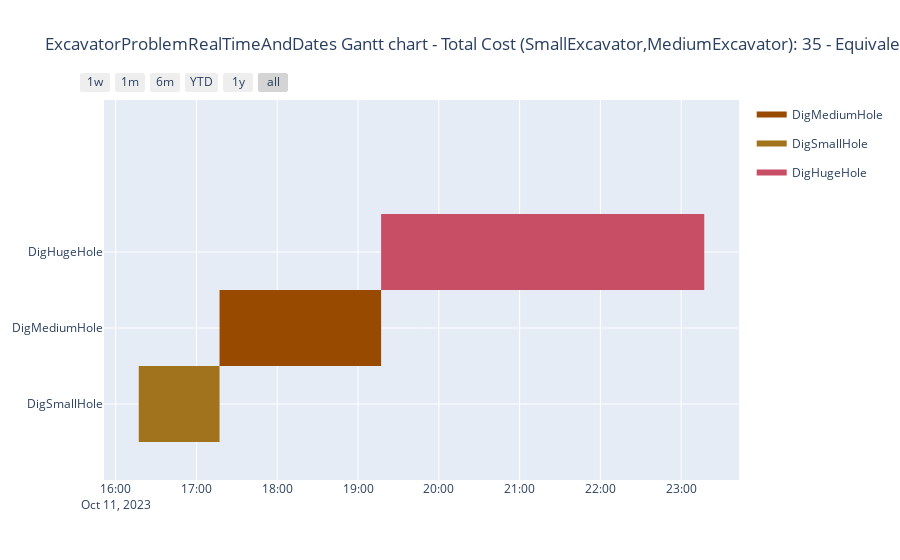

This figure's notebook cell:
### Code cell
solution.render_gantt_plotly(render_mode="Task")

### Figure 1 — Plotly figure (JSON) as saved in the notebook; plotly's stock layout.template omitted (floating-point values rounded to 4 significant figures)
{"data": [{"fill": "toself", "fillcolor": "rgb(152, 74, 0)", "hoverinfo": "name", "legendgroup": "rgb(152, 74, 0)", "mode": "none", "name": "DigMediumHole", "showlegend": true, "type": "scatter", "x": ["2023-10-11T17:17:07.695699", "2023-10-11T19:17:07.695699", "2023-10-11T19:17:07.695699", "2023-10-11T17:17:07.695699"], "y": [0.5, 0.5, 1.5, 1.5]}, {"fill": "toself", "fillcolor": "rgb(161, 115, 28)", "hoverinfo": "name", "legendgroup": "rgb(161, 115, 28)", "mode": "none", "name": "DigSmallHole", "showlegend": true, "type": "scatter", "x": ["2023-10-11T16:17:07.695699", "2023-10-11T17:17:07.695699", "2023-10-11T17:17:07.695699", "2023-10-11T16:17:07.695699"], "y": [-0.5, -0.5, 0.5, 0.5]}, {"fill": "toself", "fillcolor": "rgb(200, 78, 102)", "hoverinfo": "name", "legendgroup": "rgb(200, 78, 102)", "mode": "none", "name": "DigHugeHole", "showlegend": true, "type": "scatter", "x": ["2023-10-11T19:17:07.695699", "2023-10-11T23:17:07.695699", "2023-10-11T23:17:07.695699", "2023-10-11T19:17:07.695699"], "y": [1.5, 1.5, 2.5, 2.5]}, {"legendgroup": "rgb(152, 74, 0)", "marker": {"color": "rgb(152, 74, 0)", "opacity": 0, "size": 1}, "mode": "markers", "name": "", "showlegend": false, "text": [null, null], "type": "scatter", "x": ["2023-10-11T17:17:07.695699", "2023-10-11T19:17:07.695699"], "y": [1, 1]}, {"legendgroup": "rgb(161, 115, 28)", "marker": {"color": "rgb(161, 115, 28)", "opacity": 0, "size": 1}, "mode": "markers", "name": "", "showlegend": false, "text": [null, null], "type": "scatter", "x": ["2023-10-11T16:17:07.695699", "2023-10-11T17:17:07.695699"], "y": [0, 0]}, {"legendgroup": "rgb(200, 78, 102)", "marker": {"color": "rgb(200, 78, 102)", "opacity": 0, "size": 1}, "mode": "markers", "name": "", "showlegend": false, "text": [null, null], "type": "scatter", "x": ["2023-10-11T19:17:07.695699", "2023-10-11T23:17:07.695699"], "y": [2, 2]}], "layout": {"autosize": true, "hovermode": "closest", "showlegend": true, "title": {"text": "ExcavatorProblemRealTimeAndDates Gantt chart - Total Cost (SmallExcavator,MediumExcavator): 35 - EquivalentIndicator: 42"}, "xaxis": {"autorange": true, "range": ["2023-10-11 15:51:56.8924", "2023-10-11 23:42:18.499"], "rangeselector": {"buttons": [{"count": 7, "label": "1w", "step": "day", "stepmode": "backward"}, {"count": 1, "label": "1m", "step": "month", "stepmode": "backward"}, {"count": 6, "label": "6m", "step": "month", "stepmode": "backward"}, {"count": 1, "label": "YTD", "step": "year", "stepmode": "todate"}, {"count": 1, "label": "1y", "step": "year", "stepmode": "backward"}, {"step": "all"}]}, "showgrid": true, "type": "date", "zeroline": false}, "yaxis": {"autorange": false, "range": [-1, 4], "showgrid": true, "ticktext": ["DigSmallHole", "DigMediumHole", "DigHugeHole"], "tickvals": [0, 1, 2], "type": "linear", "zeroline": false}}}
